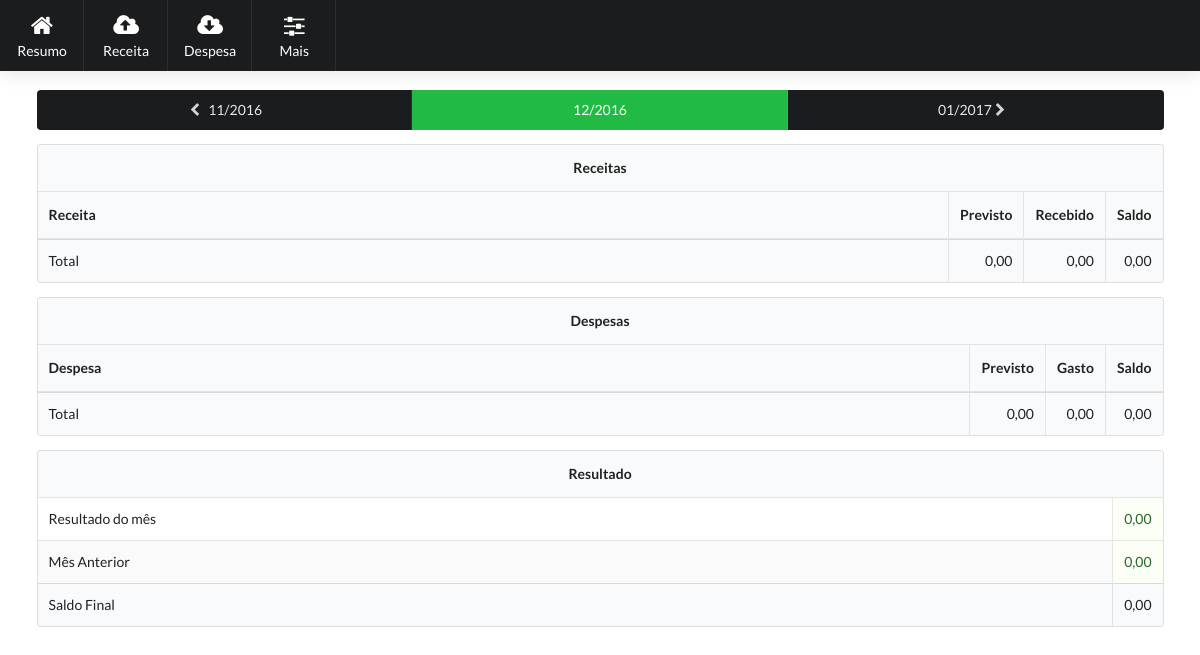
Before: / with the older database file.
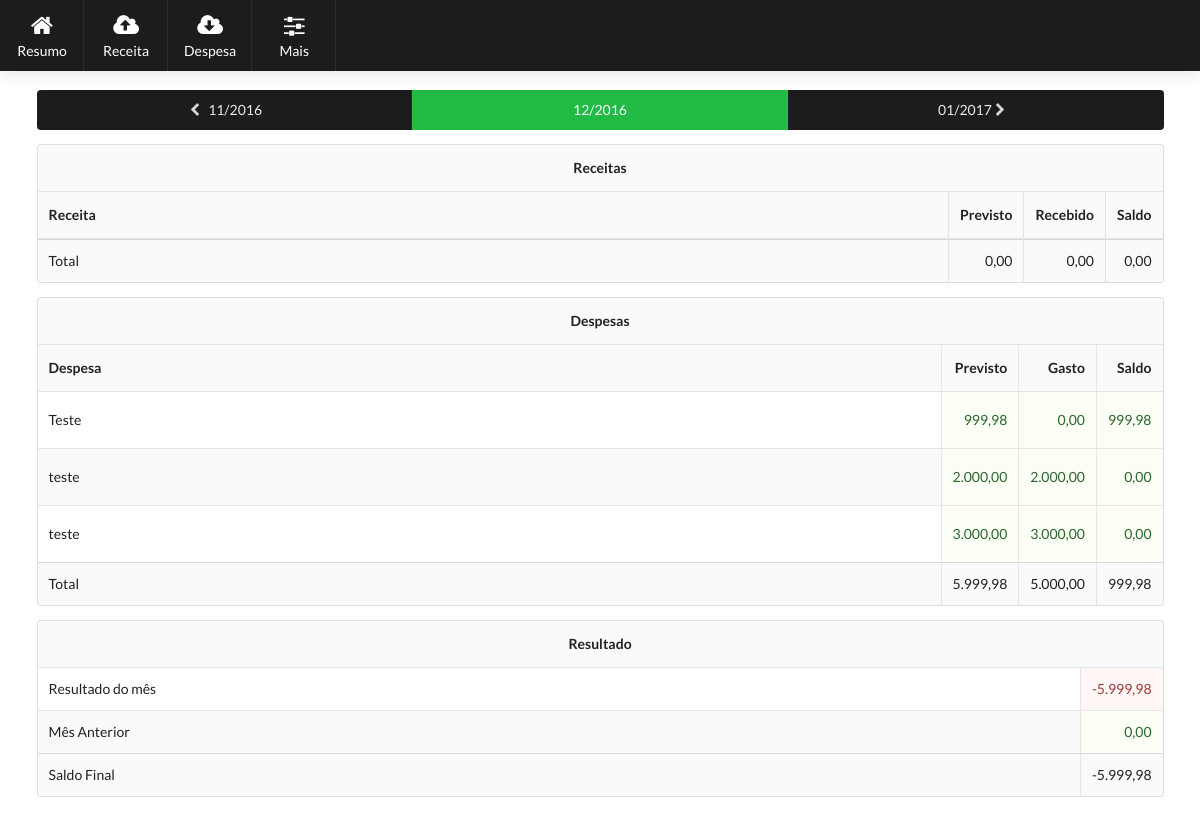
After: the same page with the newer database file.
### tables this page shows
CREATE TABLE "despesas" (
  "cod" integer NOT NULL PRIMARY KEY AUTOINCREMENT,
  "mes" integer NOT NULL,
  "nome" text NOT NULL,
  "valor_inicial" text NOT NULL,
  "descricao" text NULL,
  "vencimento" text NULL
);

### proc/resumo.php (called while the page is built, shortened)
<?php
try {
    $mes = $_GET['mes'] ?? $_POST['mes'] ?? date('Ym');
    require 'out/resumo-receitas.php';
    $despesas = Despesa::listarDespesas($mes);
    require 'out/resumo-despesas.php';
    $saldo_mes_atual = Resultado::atual($db, $mes);
    $saldo_mes_anterior = Resultado::anterior($db, $mes);
    $saldo_final = $saldo_mes_atual + $saldo_mes_anterior;
    $cor_mes = ($saldo_mes_atual < 0)? 'negative': 'positive';
    $cor_final = ($saldo_final < 0)? 'negative': 'positive';
    require 'out/resumo-resultados.php';
} catch (Exception $ex) {
    throw $ex;
}

### lib/functions.php (called while the page is built, shortened)
<?php
function formata_data(string $data) : string {
    if(strlen($data) === 10){
        $ano = substr($data, 0, 4);
        $mes = substr($data, 5, 2);
        $dia = substr($data, 8, 2);
        return "$dia/$mes/$ano";
    }else{
        throw new UnexpectedValueException("Data $data de tamanho inválido!");
    }
}
function formata_numero($numero) : string {
    return number_format($numero, 2, ',', '.');
}

### ds/resultado.php (called while the page is built)
<?php
class Resultado {
    public static function anterior(PDO $db, int $mes) : float {
        $recebimentos = 0;
        $r = $db->prepare("SELECT cod FROM receitas WHERE mes < :mes");
        $r->bindParam(':mes', $mes);
        $r->execute();
        foreach ($r->fetchAll(PDO::FETCH_ASSOC) as $row){
            $o = new Receita($db, $row['cod']);
            $recebimentos += $o->recebimentosTotal();
        }
        $gastos = 0;
        $g = $db->prepare("SELECT cod FROM despesas WHERE mes < :mes");
        $g->bindParam(':mes', $mes);
        $g->execute();
        foreach ($g->fetchAll(PDO::FETCH_ASSOC) as $row){
            $o = new Despesa($db, $row['cod']);
            $gastos += $o->gastoTotal();
        }
        return (float) ((float) $recebimentos - (float) $gastos);
    }
    public static function atual(PDO $db, int $mes) : float {
        $recebimentos = 0;
        $r = $db->prepare("SELECT cod FROM receitas WHERE mes = :mes");
        $r->bindParam(':mes', $mes);
        $r->execute();
        foreach ($r->fetchAll(PDO::FETCH_ASSOC) as $row){
            $o = new Receita($db, $row['cod']);
            $recebimentos += $o->valor_atualizado;
        }
        $gastos = 0;
        $g = $db->prepare("SELECT cod FROM despesas WHERE mes = :mes");
        $g->bindParam(':mes', $mes);
        $g->execute();
        foreach ($g->fetchAll(PDO::FETCH_ASSOC) as $row){
            $o = new Despesa($db, $row['cod']);
            $gastos += $o->valor_atualizado;
        }
        return (float) ((float) $recebimentos - (float) $gastos);
    }
}

### ds/despesa.php (called while the page is built, shortened)
<?php
class Despesa {
    protected $db;
    protected $cod = 0;
    protected $nome;
    protected $descricao;
    protected $valor_atualizado;
    protected $valor_gasto;
    protected $saldo_gastar;
    protected $vencimento;
    public function __construct(PDO $db, int $cod = null, int $mes = null, string $nome = null, string $descricao = null, float $valor = null, string $vencimento = null) {
        try{
            $this->db = $db;
        if(is_null($cod)){
            $this->save($this->insert($mes, $nome, $descricao, $valor, $vencimento));
            $this->cod = $this->db->lastInsertId();
            $this->load();
        }else{
            $this->cod = $cod;
            $this->load();
        }
        } catch (Exception $ex) {
            throw $ex;
        }
    }
    protected function load(){
        try{
            $query = $this->db->query("SELECT * FROM despesas WHERE cod = {$this->cod}");
            if($query instanceof PDOStatement){
                foreach ($query as $row){
                    $this->nome = $row['nome'];
                    $this->descricao = $row['descricao'];
                    $this->valor_inicial = $row['valor_inicial'];
                    $this->alteracoes = $this->alteracoesTotal();
                    $this->valor_atualizado = $this->valor_inicial + $this->alteracoes;
                    $this->valor_gasto = $this->gastoTotal();
                    $this->saldo_gastar = $this->valor_atualizado - $this->valor_gasto;
                    $this->valor_pago = $this->pagoTotal();
                    $this->vencimento = ($row['vencimento'])? $row['vencimento'] : '0000-00-00';
                }
            }else{
                throw new PDOException("Não foi possível retornar dados da despesa código {$this->cod}!");
            }
        } catch (Exception $ex) {
            throw $ex;
        }
    }
    public function __get(string $attr) {
        switch ($attr){
            case 'cod':
                return $this->cod;
            case 'nome':
                return $this->nome;
            case 'descricao':
                return $this->descricao;
            case 'valor_atualizado':
                return $this->valor_atualizado;
            case 'valor_gasto':
                return $this->valor_gasto;
            case 'saldo_gastar':
                return $this->saldo_gastar;
            case 'vencimento':
                return $this->vencimento;
        }
    }
    public static function listarDespesas(int $mes) : ArrayIterator {
        try{
            global $db;
            $query = $db->query("SELECT * FROM despesas WHERE mes = $mes");
            $lista = [];
            foreach ($query as $row){
                $lista[$row['cod']] = new Despesa($db, $row['cod']);
            }
            return new ArrayIterator($lista);
        } catch (Exception $ex) {
            throw $ex;
        }
    }
    protected function alteracoesTotal() : float {
        $statement = $this->db->prepare("SELECT SUM(valor) AS total FROM previsao_despesa WHERE despesa = :cod");
        $statement->bindParam(':cod', $this->cod);
        $statement->execute();
        return (float) $statement->fetchColumn();
    }
    public function gastoTotal() : float {
        $statement = $this->db->prepare("SELECT SUM(valor) AS total FROM gasto WHERE despesa = :cod");
        $statement->bindParam(':cod', $this->cod);
        $statement->execute();
        return (float) $statement->fetchColumn();
    }
    protected function pagoTotal() : float {
        $statement = $this->db->prepare("SELECT SUM(valor) AS total FROM gasto WHERE despesa = :cod AND pago != ''");
        $statement->bindParam(':cod', $this->cod);
        $statement->execute();
        return (float) $statement->fetchColumn();
    }
}

### out/resumo-despesas.php (the view, shortened to what the changed rows need)
<table class="ui selectable celled striped table">
    <thead>
        <tr>
            <th colspan="4" class="center aligned">Despesas</th>
        </tr>
        <tr>
            <th class="left aligned">Despesa</th>
            <th class="right aligned collapsing">Previsto</th>
            <th class="right aligned collapsing">Gasto</th>
            <th class="right aligned collapsing">Saldo</th>
        </tr>
    </thead>
    <tbody>
        <?php
        $total_previsto = 0;
        $total_executado = 0;
        $total_saldo = 0;
        while($despesas->valid()){
            $current = $despesas->current();
            $total_previsto += $current->valor_atualizado;
            $total_executado += $current->valor_gasto;
            $total_saldo += $current->saldo_gastar;
            $nome = $current->nome;
            $previsto = formata_numero($current->valor_atualizado ?? 0);
            $executado = formata_numero($current->valor_gasto ?? 0);
            $saldo = formata_numero($current->saldo_gastar ?? 0);
            $cor_previsto = ($current->valor_atualizado < 0)? 'negative' : 'positive';
            $cor_executado = ($current->valor_gasto < 0)? 'negative' : 'positive';
            $cor_saldo = ($current->saldo_gastar < 0)? 'negative' : 'positive';
            echo "<tr>";
            echo "<td class=\"left aligned\">";
            echo '<div class="ui accordion">';
            echo "<div class=\"title\">$nome</div>";
            echo '</div>';
            echo "</td>";
            echo "<td class=\"right aligned collapsing $cor_previsto\">";
            echo $previsto;
            echo "</td>";
            echo "<td class=\"right aligned collapsing $cor_executado\">";
            echo $executado;
            echo "</td>";
            echo "<td class=\"right aligned collapsing $cor_saldo\">";
            echo $saldo;
            echo "</td>";
            echo "</tr>";
            $despesas->next();
        }
        $cor_total_previsto = ($total_previsto < 0)? 'negative' : 'positive';
        $cor_total_executado = ($total_executado < 0)? 'negative' : 'positive';
        $cor_total_saldo = ($total_saldo < 0)? 'negative' : 'positive';
        ?>
    </tbody>
    <tfoot>
        <tr>
            <th class="left aligned">Total</th>
            <th class="right aligned collapsing <?=$cor_total_previsto;?>"><?php echo formata_numero($total_previsto);?></th>
            <th class="right aligned collapsing <?=$cor_total_executado;?>"><?php echo formata_numero($total_executado);?></th>
            <th class="right aligned collapsing <?=$cor_total_saldo;?>"><?php echo formata_numero($total_saldo);?></th>
        </tr>
    </tfoot>
</table>

### out/resumo-resultados.php (shortened to what the changed rows need)
<table class="ui selectable celled striped table">
    <thead>
        <tr>
            <th colspan="2" class="center aligned">Resultado</th>
        </tr>
    </thead>
    <tbody>
        <tr>
            <td>Resultado do mês</td>
            <td class="right aligned collapsing <?=$cor_mes;?>"><?php echo formata_numero($saldo_mes_atual);?></td>
        </tr>
    </tbody>
    <tfoot>
        <tr>
            <th class="left aligned">Saldo Final</th>
            <th class="right aligned collapsing <?=$cor_final;?>"><?php echo formata_numero($saldo_final);?></th>
        </tr>
    </tfoot>
</table>

Changed rows visible on the page:
added despesas: nome "Teste", previsto "999,98", executado "0,00", valor_inicial "999,98"
added despesas: nome "teste", previsto "2.000,00", executado "2.000,00", saldo "0,00"
added despesas: nome "teste", previsto "3.000,00", executado "3.000,00", saldo "0,00"
Other visible differences:
formata_numero($total_previsto): "0,00" → "5.999,98"
formata_numero($total_executado): "0,00" → "5.000,00"
formata_numero($total_saldo): "0,00" → "999,98"
formata_numero($saldo_mes_atual): "0,00" → "-5.999,98"
formata_numero($saldo_final): "0,00" → "-5.999,98"
